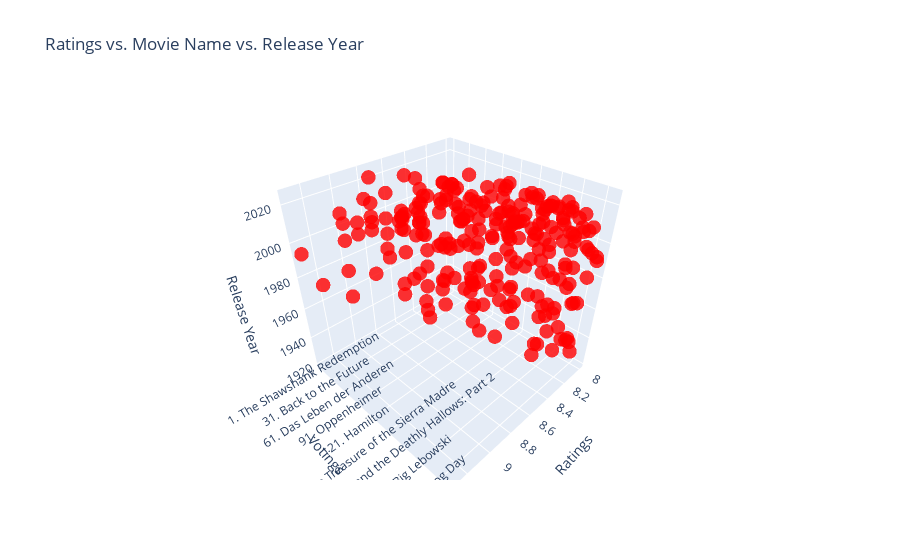

The code cell stored with this chart in its notebook:
### Markdown cell above
### 3D Scatter Plot of Ratings vs. Votings vs. Release Year

### Code cell
fig = go.Figure(data=[go.Scatter3d(x=data['Ratings'], y=data['Movie Names'], z=data['Release Year'], mode='markers', 
                                   marker=dict(size=5, color='red', opacity=0.8))])
fig.update_layout(title='Ratings vs. Movie Name vs. Release Year', 
                  scene=dict(xaxis_title='Ratings', yaxis_title='Votings', zaxis_title='Release Year'))
fig.show()

### Figure 1 — Plotly figure (JSON) as saved in the notebook; plotly's stock layout.template omitted (floating-point values rounded to 4 significant figures; data arrays with more than 128 entries replaced by an {"elided": "..."} marker saying what was removed)
{"data": [{"marker": {"color": "red", "opacity": 0.8, "size": 5}, "mode": "markers", "type": "scatter3d", "x": {"elided": "250 float values"}, "y": {"elided": "250 str values"}, "z": {"elided": "250 int values"}}], "layout": {"scene": {"xaxis": {"title": {"text": "Ratings"}}, "yaxis": {"title": {"text": "Votings"}}, "zaxis": {"title": {"text": "Release Year"}}}, "title": {"text": "Ratings vs. Movie Name vs. Release Year"}}}
